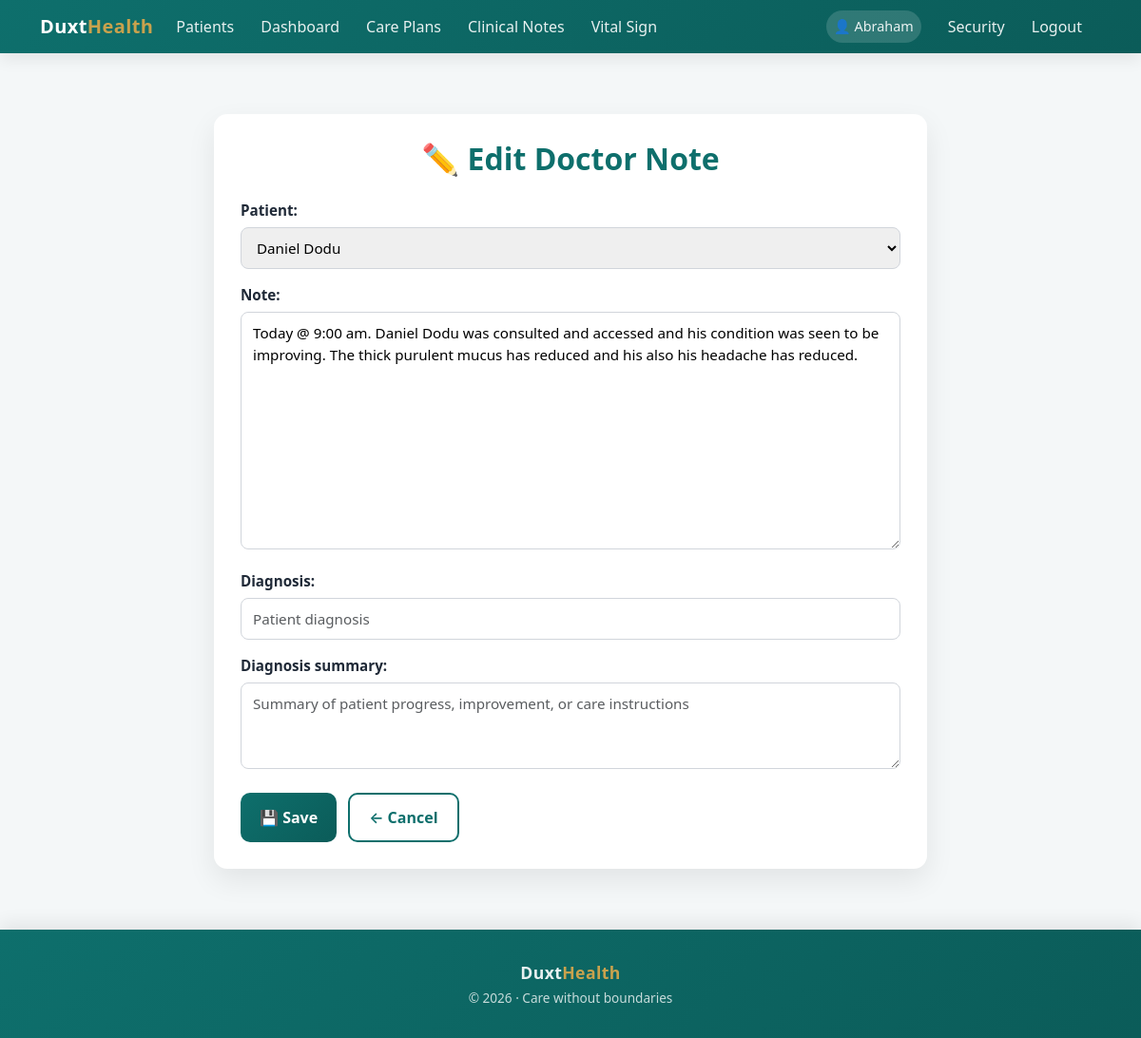
The page /doctornotes/7/update/ (signed in) on the database its author committed.
### homecare/models.py (models this page shows, shortened)
class DoctorNote(models.Model):
    patient = models.ForeignKey(
        Patient,
        on_delete=models.CASCADE,
        related_name="doctor_notes"
    )
    care_plan = models.ForeignKey(
        CarePlan,
        on_delete=models.SET_NULL,
        null=True,
        blank=True
    )
    visit = models.ForeignKey(
        VisitSchedule,
        on_delete=models.SET_NULL,
        null=True,
        blank=True
    )
    created_by = models.ForeignKey(
        HealthProfessional,
        on_delete=models.SET_NULL,
        null=True
    )
    note = models.TextField()
    created_at = models.DateTimeField(auto_now_add=True)

### homecare/views.py (the view)
# urls.py: path('doctornotes/<int:pk>/update/', views.doctornote_update, name='doctornote_update'),
@login_required
@role_required(['admin', 'doctor'])
def doctornote_update(request, pk):
    note = get_object_or_404(DoctorNote, pk=pk)
    if request.method == 'POST':
        form = DoctorNoteForm(request.POST, instance=note, user=request.user)
        if form.is_valid():
            updated_note = form.save()
            diagnosis_text = form.cleaned_data.get('diagnosis')
            diagnosis_summary_text = form.cleaned_data.get('diagnosis_summary')
            if diagnosis_text or diagnosis_summary_text:
                from .models import DiagnosisRecord
                diagnosis_record = DiagnosisRecord.objects.filter(patient=updated_note.patient).last()
                if diagnosis_record:
                    diagnosis_record.diagnosis = diagnosis_text or diagnosis_record.diagnosis
                    diagnosis_record.summary = diagnosis_summary_text or diagnosis_record.summary
                    diagnosis_record.created_by = request.user
                    diagnosis_record.save()
                else:
                    DiagnosisRecord.objects.create(
                        patient=updated_note.patient,
                        diagnosis=diagnosis_text or "",
                        summary=diagnosis_summary_text or "",
                        created_by=request.user
                    )
            return redirect('homecare:doctornote_list')
    else:
        form = DoctorNoteForm(instance=note, user=request.user)
    return render(request, 'homecare/doctornote_form.html', {
        'form': form
    })

### homecare/forms.py
class DoctorNoteForm(forms.ModelForm):
    diagnosis = forms.CharField(
        required=False,
        widget=forms.TextInput(attrs={
            'class': 'form-control',
            'placeholder': 'Patient diagnosis'
        })
    )
    diagnosis_summary = forms.CharField(
        required=False,
        widget=forms.Textarea(attrs={
            'class': 'form-control',
            'rows': 3,
            'placeholder': 'Summary of patient progress, improvement, or care instructions'
        })
    )
    class Meta:
        model = DoctorNote
        fields = ['patient', 'note', 'diagnosis', 'diagnosis_summary']
    def __init__(self, *args, user=None, **kwargs):
        super().__init__(*args, **kwargs)
        if user:
            self.fields['patient'].queryset = get_visible_patients(user)
        else:
            self.fields['patient'].queryset = self.fields['patient'].queryset.none()

### homecare/models.py (called while the page is built)
    def __str__(self):
        return f"{self.first_name} {self.last_name}"

### homecare/utils/access.py (called while the page is built)
def get_visible_patients(user):
    if not user or not user.is_authenticated:
        return Patient.objects.none()
    if not hasattr(user, "healthprofessional"):
        return Patient.objects.none()
    hp = user.healthprofessional
    base_queryset = Patient.objects.filter(is_active=True)
    if hp.role == "admin":
        return base_queryset
    if hp.role in ["doctor", "nurse", "caregiver"]:
        return base_queryset.filter(
            assignments__professional=hp
        ).distinct()
    return Patient.objects.none()

### homecare/templates/homecare/doctornote_form.html (shortened to what this page needs)
{% extends "bases.html" %}
{% block content %}
<div class="form-card">
  <h2>
    {% if form.instance.pk %}
      ✏️ Edit Doctor Note
    {% else %}
      ➕ Add Doctor Note
    {% endif %}
  </h2>
  <form method="post" novalidate>
    {{ form.as_p }}
    <div class="form-actions">
      <button type="submit" class="btn-duxt">
        💾 Save
      </button>
      <a href="{% url 'homecare:doctornote_list' %}" class="btn-outline-duxt">
        ← Cancel
      </a>
    </div>
  </form>
</div>
{% endblock %}

### templates/bases.html (shortened to what this page needs)
<!DOCTYPE html>
<html lang="en">
<head>
  <link href="https://cdn.jsdelivr.net/npm/bootstrap@5.3.0/dist/css/bootstrap.min.css" rel="stylesheet" />
</head>
<body>
<nav class="navbar navbar-expand-lg navbar-dark">
  <div class="container">
    <a class="navbar-brand" href="{% url 'homecare:home' %}">
      Duxt<span>Health</span>
    </a>
    <div class="collapse navbar-collapse" id="navbarNav">
      <ul class="navbar-nav">
        <li class="nav-item">
          <a class="nav-link" href="{% url 'homecare:patient_list' %}">Patients</a>
        </li>
        <li class="nav-item">
          <a class="nav-link" href="{% url 'homecare:homecare_home' %}">Dashboard</a>
        </li>
        <li class="nav-item">
          <a class="nav-link" href="{% url 'homecare:careplan_list' %}">Care Plans</a>
        </li>
        <li class="nav-item">
          <a class="nav-link" href="{% url 'homecare:doctornote_list' %}">Clinical Notes</a>
        </li>
        <li class="nav-item">
          <a class="nav-link" href="{% url 'homecare:vitalsign_list' %}">Vital Sign</a>
        </li>
      </ul>
      <ul class="navbar-nav ms-auto align-items-lg-center">
        {% if user.is_authenticated %}
          <li class="nav-item me-2">
            <span class="nav-link user-badge">👤 {{ user.first_name|capfirst }}</span>
          </li>
          <li class="nav-item">
            <a class="nav-link" href="{% url 'password_change' %}">Security</a>
          </li>
          <li class="nav-item">
            <a class="nav-link" href="{% url 'logout' %}">Logout</a>
          </li>
        {% endif %}
      </ul>
    </div>
  </div>
</nav>
<main class="container my-4">
  {% block content %}{% endblock %}
</main>
<footer class="footer text-center">
  <div class="container">
    <p class="mb-1 footer-brand">
      Duxt<span>Health</span>
    </p>
    <p class="footer-tagline mb-0">
      © 2026 · Care without boundaries
    </p>
  </div>
</footer>
</body>
</html>

### templates/bases.html (style rules this page uses)
:root { --duxt-primary: #0E6F6C; --duxt-secondary: #7ED6C2; --duxt-gold: #C9A24D; --duxt-dark: #1F2937; --duxt-bg: #f4f7f8; --duxt-gradient: linear-gradient(135deg, #0E6F6C, #0b5c59); }
body { font-family: "Segoe UI", system-ui, -apple-system, BlinkMacSystemFont, sans-serif; background-color: var(--duxt-bg); color: var(--duxt-dark); min-height: 100vh; display: flex; flex-direction: column; }
.navbar { background: var(--duxt-gradient); box-shadow: 0 6px 18px rgba(0,0,0,.08); }
.navbar-brand { font-weight: 700; font-size: 1.25rem; letter-spacing: 0.4px; }
.navbar-brand span { color: var(--duxt-gold); }
.nav-link { color: rgba(255,255,255,.9) !important; font-weight: 500; margin-right: 12px; transition: color .2s ease; }
.user-badge { background: rgba(255,255,255,.15); padding: 6px 14px; border-radius: 20px; font-size: 0.9rem; }
main.container { max-width: 1200px; flex: 1; }
footer.footer { background: var(--duxt-gradient); color: rgba(255,255,255,.9); padding: 2rem 0; box-shadow: 0 -6px 18px rgba(0,0,0,.08); }
.footer-brand { font-weight: 700; font-size: 1.1rem; letter-spacing: 0.4px; }
.footer-brand span { color: var(--duxt-gold); }
.footer-tagline { font-size: 0.85rem; opacity: 0.85; }

### homecare/templates/homecare/doctornote_form.html (style rules this page uses)
.form-card { max-width: 750px; margin: 40px auto; padding: 28px; background: #ffffff; border-radius: 14px; box-shadow: 0 12px 30px rgba(0,0,0,.08); }
.form-card h2 { text-align: center; margin-bottom: 24px; font-weight: 700; color: var(--duxt-primary); }
.form-card label { font-weight: 600; margin-bottom: 6px; display: block; color: var(--duxt-dark); font-size: 0.95rem; }
.form-card input, .form-card textarea, .form-card select { width: 100%; padding: 10px 12px; border: 1px solid #d1d5db; border-radius: 8px; font-size: 0.95rem; transition: border-color .2s ease, box-shadow .2s ease; }
.form-card textarea { resize: vertical; }
.btn-duxt { display: inline-block; padding: 12px 20px; background: linear-gradient(135deg, var(--duxt-primary), #0b5c59); color: #ffffff; font-weight: 600; border: none; border-radius: 10px; cursor: pointer; transition: transform .15s ease, box-shadow .15s ease; text-decoration: none; }
.btn-outline-duxt { display: inline-block; padding: 12px 20px; border: 2px solid var(--duxt-primary); color: var(--duxt-primary); background: transparent; border-radius: 10px; font-weight: 600; text-decoration: none; transition: all .2s ease; }
.form-actions { margin-top: 25px; display: flex; gap: 12px; flex-wrap: wrap; }

### rows shown on the page
DoctorNote: patient "Daniel Dodu", note "Today @ 9:00 am. Daniel Dodu was consulted and accessed and his condition was seen to be improving. The thick purulent mucus has reduced and his also his headache has reduced."

### other values the page prints
{{ user.first_name|capfirst }} "Abraham"
